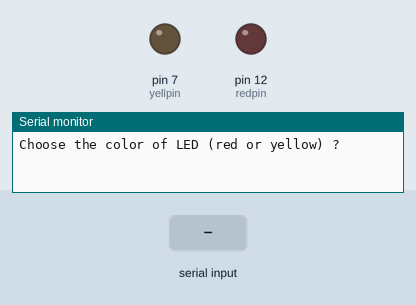
Simulated run of this sketch. Board: Arduino Uno, built with avr-gcc and run on an emulated ATmega328P. On the bench: output pins drawn as LEDs (lit = HIGH), the last lines printed to the serial monitor. Dashed ring = blinking. Inputs (shaded band) come from the test bench.

Above: at 1.2 s.
1.3 s: "red" received over Serial
3.8 s: "90,45\n" received over Serial
At 4.2 s:
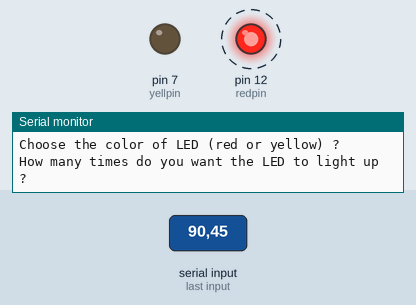
Timing chart, 0 to 12.8 s (numbered marks = the images above; inputs shaded):
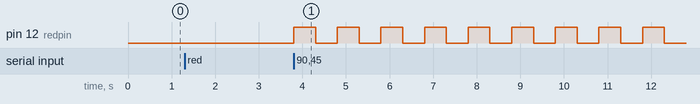

Measured:
- after the input at 3.8 s, pin 12 (redpin): alternates HIGH for 0.50 s and LOW for 0.50 s, starting at once

The sketch:

IfForLoops_Colors_Times.ino
```cpp
int redpin = 12;
int yellpin = 7;
int j;
int myans;
String quest = "How many times do you want the LED to light up ?";
String quest2 = "Choose the color of LED (red or yellow) ?";
String color;
void setup() {
  // put your setup code here, to run once:
pinMode(yellpin,OUTPUT);
pinMode(redpin,OUTPUT);
Serial.begin(9600);
}

void loop() {
  // put your main code here, to run repeatedly:
Serial.println(quest2);


while (Serial.available()==0){

}
color = Serial.readString();
Serial.println(quest);

while (Serial.available()==0){

}
myans=Serial.parseInt();


if(color == "red" ||color == "Red" || color == "RED"){
for (j=1;j<=myans;j = j+1){
digitalWrite(redpin,HIGH);
delay(500);
digitalWrite(redpin,LOW);
delay(500);
 }
}
if(color == "yellow" ||color == "Yellow" || color == "YELLOW"){
for (j=1;j<=myans;j = j+1){
digitalWrite(yellpin,HIGH);
delay(500);
digitalWrite(yellpin,LOW);
delay(500);
}
}
}
```
